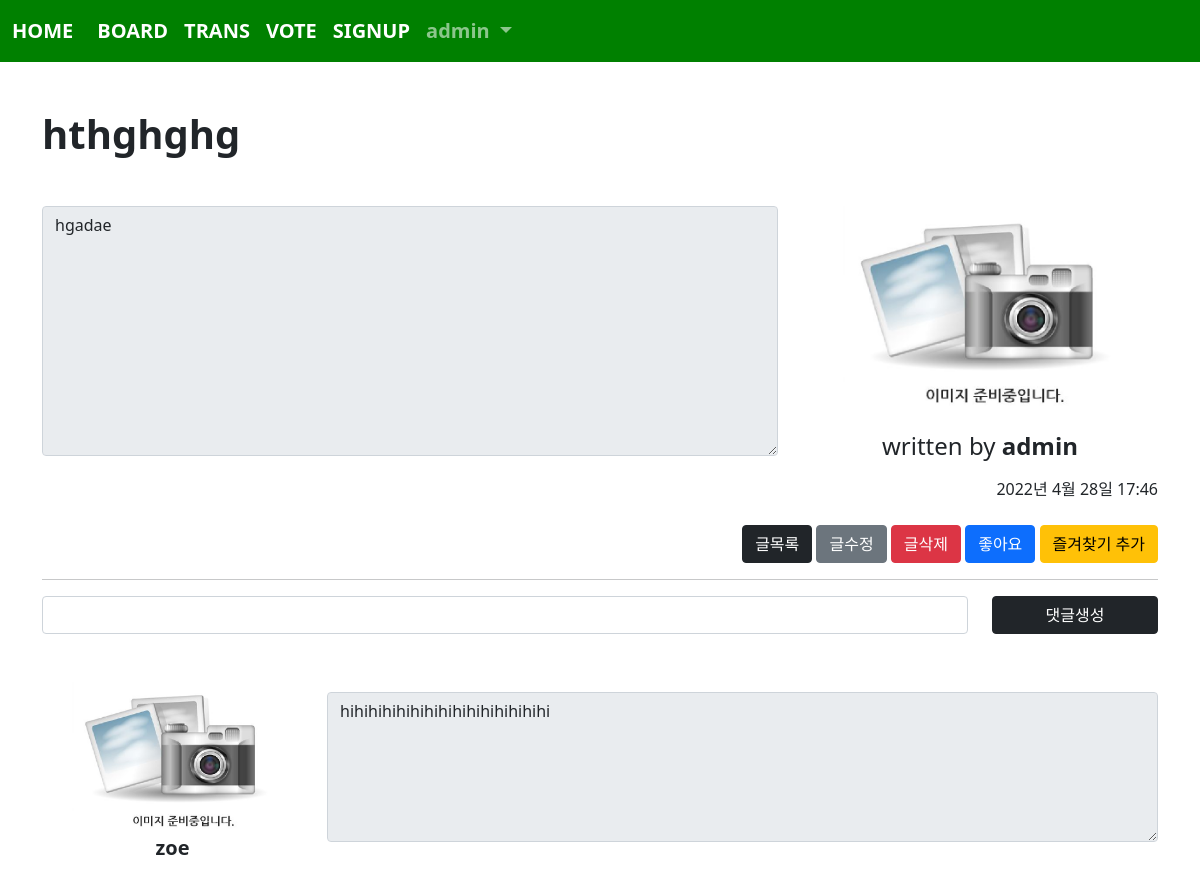
/board/detail/9 (signed in), run on the app's committed database.
### acc/models.py (models this page shows)
class User(AbstractUser):
    pic=models.ImageField(upload_to="user/%y/%m")
    age=models.IntegerField(default=1)
    comment=models.TextField()
    def getpic(self):
        if self.pic:
            return self.pic.url
        return "/media/user/noimage.png"

### board/models.py (models this page shows, shortened)
class Board(models.Model):
    subject=models.CharField(max_length=100)
    writer=models.ForeignKey(User, on_delete=models.CASCADE, related_name="writer")
    content=models.TextField()
    pubdate=models.DateTimeField()
    likey=models.ManyToManyField(User, blank=True, related_name="likey")

class Reply(models.Model):
    board=models.ForeignKey(Board, on_delete=models.CASCADE)
    replyer=models.ForeignKey(User, on_delete=models.CASCADE)
    comment=models.TextField()

### board/views.py (the view)
# urls.py: path('detail/<bpk>', views.detail, name="detail"),
def detail(req, bpk):
    b=Board.objects.get(id=bpk)
    r=b.reply_set.all()
    context={
        "b" : b,
        "rset" : r
    }
    return render(req, "board/detail.html", context)

### templates/board/detail.html (shortened to what this page needs)
{% extends 'base.html' %}
{% block con %}
    <div class="container mt-5 mb-5">
        <h1><b>{{ b.subject }}</b></h1>
        <div class="row mt-5">
            <div class="col-lg-8">
                <textarea class="form-control" disabled style="height: 250px;">{{b.content}}</textarea>
            </div>
            <div class="col-lg-4">
                <img src="{{ b.writer.getpic }}" width="100%">
                <div class="text-center mt-3">
                    <h4>written by <b>{{b.writer}}</b></h4>
                </div>
                <div class="text-end mt-3">
                    {{ b.pubdate|date:'Y년 n월 j일 H:i' }}
                </div>
            </div>
        </div>
        <div class="text-end mt-4">
            <a class="btn btn-dark" href="{% url 'board:index' %}">글목록</a>
            {% if user == b.writer %}
                <a href="{% url 'board:update' b.id %}" class="btn btn-secondary">글수정</a>
                <button type="button" class="btn btn-danger" data-bs-toggle="modal" data-bs-target="#remove">
                    글삭제
                </button>
            {% endif %}
            {% if user in b.likey.all %}
                <a class="btn btn-danger" href="{% url 'board:unlikey' b.id %}">좋아요취소</a>
            {% else %}
                <a class="btn btn-primary" href="{% url 'board:likey' b.id %}">좋아요</a>
            {% endif %}
            <button type="button" class="btn btn-warning" data-bs-toggle="modal" data-bs-target="#star">
                즐겨찾기 추가
            </button>
        </div>
        <hr>
        <form method="post" action="{% url 'board:creply' b.id %}">
            <div class="row">
                <div class="col-lg-10">
                    <input type="text" name="com" class="form-control">
                </div>
                <div class="col-lg-2">
                    <button class="btn btn-dark" style="width: 100%;">댓글생성</button>
                </div>
            </div>
        </form>
        {% if rset %}
            {% for i in rset %}
                <div class="row mt-5">
                    <div class="col-lg-3">
                        <img src="{{i.replyer.getpic}}" width="100%">
                        <div class="text-center">
                            <h5><b>{{i.replyer}}</b></h5>
                        </div>
                    </div>
                    <div class="col-lg-9" style="margin: auto;">
                        <textarea class="form-control" style="height: 150px;" disabled>{{i.comment}}</textarea>
                    </div>
                </div>
            {% endfor %}
        {% else %}
            <div class="text-center mt-5">
                <h2><b>첫 번째 댓글을 달아주세요 ~~ 😊</b></h2>
            </div>
        {% endif %}
    </div>
{% endblock %}

### templates/base.html (shortened to what this page needs)
<!doctype html>
<html lang="en">
    <head>
        <link href="https://cdn.jsdelivr.net/npm/bootstrap@5.1.3/dist/css/bootstrap.min.css" rel="stylesheet">
    </head>
    <body>
        {% if user.is_authenticated %}
        <nav class="navbar navbar-expand-lg navbar-dark" style="background-color: green; font-size: 20px; font-weight: bold;">
            <div class="container-fluid">
                <a class="navbar-brand" href="{% url 'acc:index' %}">HOME</a>
                <div class="collapse navbar-collapse" id="navbarSupportedContent">
                    <ul class="navbar-nav me-auto mb-2 mb-lg-0">
                        <li class="nav-item">
                            <a class="nav-link active" aria-current="page" href="{% url 'board:index' %}">BOARD</a>
                        </li>
                        <li class="nav-item">
                            <a class="nav-link active" aria-current="page" href="{% url 'trans:index' %}">TRANS</a>
                        </li>
                        <li class="nav-item">
                            <a class="nav-link active" aria-current="page" href="{% url 'vote:index' %}">VOTE</a>
                        </li>
                        <li class="nav-item">
                            <a class="nav-link active" aria-current="page" href="{% url 'acc:signup' %}">SIGNUP</a>
                        </li>
                        <li class="nav-item dropdown">
                            <a class="nav-link dropdown-toggle" href="#" id="navbarDropdown" role="button" data-bs-toggle="dropdown" aria-expanded="false">
                                {{ user }}
                            </a>
                        </li>
                    </ul>
                </div>
            </div>
        </nav>
        {% endif %}
        {% if user.is_authenticated %}
        {% block con %}{% endblock %}
        {% endif %}
    </body>
</html>

### data on the page
User: username "admin"
Board: subject "hthghghg", content "hgadae", writer "admin", pubdate "2022년 4월 28일 17:46"
Reply: replyer "zoe", comment "hihihihihihihihihihihihihihihi"
